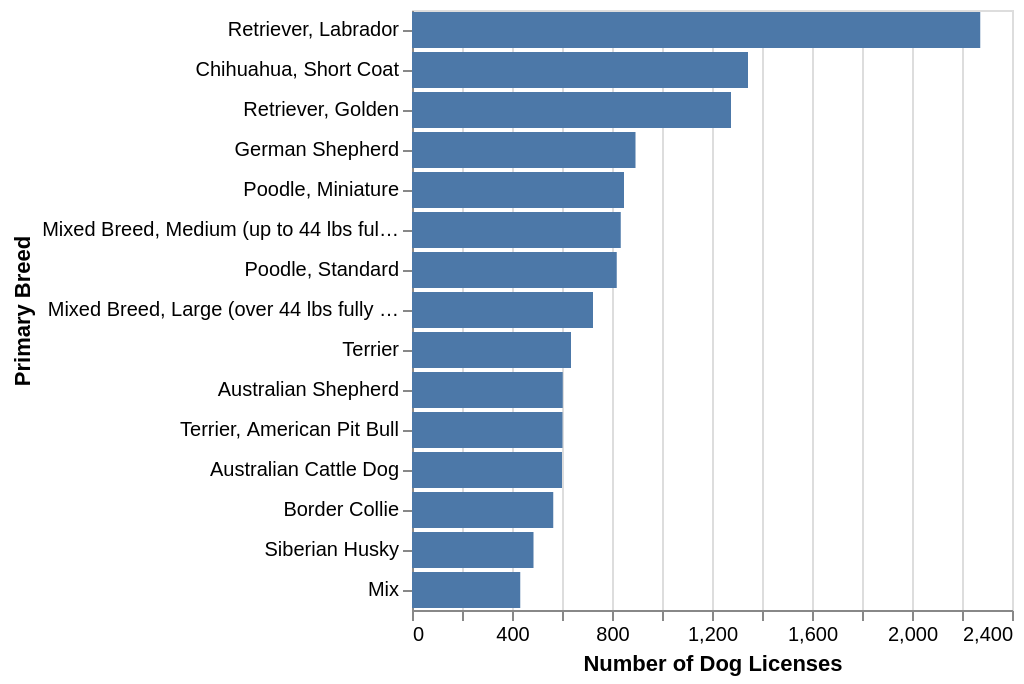

Here is the notebook cell this chart was saved with:
### Markdown cell above
#### Exploratory Plot 3

+ Question: what are the most common dog breeds?
+ Top 15 dog breeds out of 344, using `window` `rank` and `filter` on the breed counts (same approach as the top directors example in the Week 3 tutorial)

### Code cell
alt.Chart(dog_breeds).mark_bar().transform_window(
    Rank='rank()',
    sort=[alt.SortField('Count', order='descending')]
).transform_filter(
    'datum.Rank <= 15'
).encode(
    alt.X('Count:Q', axis=alt.Axis(title='Number of Dog Licenses')),
    alt.Y('primary_breed:N', sort='-x', axis=alt.Axis(title='Primary Breed'))
)

### Figure 1 — Vega-Lite specification as saved in the notebook (floating-point values rounded to 4 significant figures; data arrays with more than 128 entries replaced by an {"elided": "..."} marker saying what was removed)
{"$schema": "https://vega.github.io/schema/vega-lite/v5.20.1.json", "config": {"view": {"continuousHeight": 300, "continuousWidth": 300}}, "data": {"name": "data-1abcef6e10d665685fde1251e0fc0580"}, "datasets": {"data-1abcef6e10d665685fde1251e0fc0580": {"elided": "280 records"}}, "encoding": {"x": {"axis": {"title": "Number of Dog Licenses"}, "field": "Count", "type": "quantitative"}, "y": {"axis": {"title": "Primary Breed"}, "field": "primary_breed", "sort": "-x", "type": "nominal"}}, "mark": {"type": "bar"}, "transform": [{"sort": [{"field": "Count", "order": "descending"}], "window": [{"as": "Rank", "field": "", "op": "rank"}]}, {"filter": "datum.Rank <= 15"}]}
